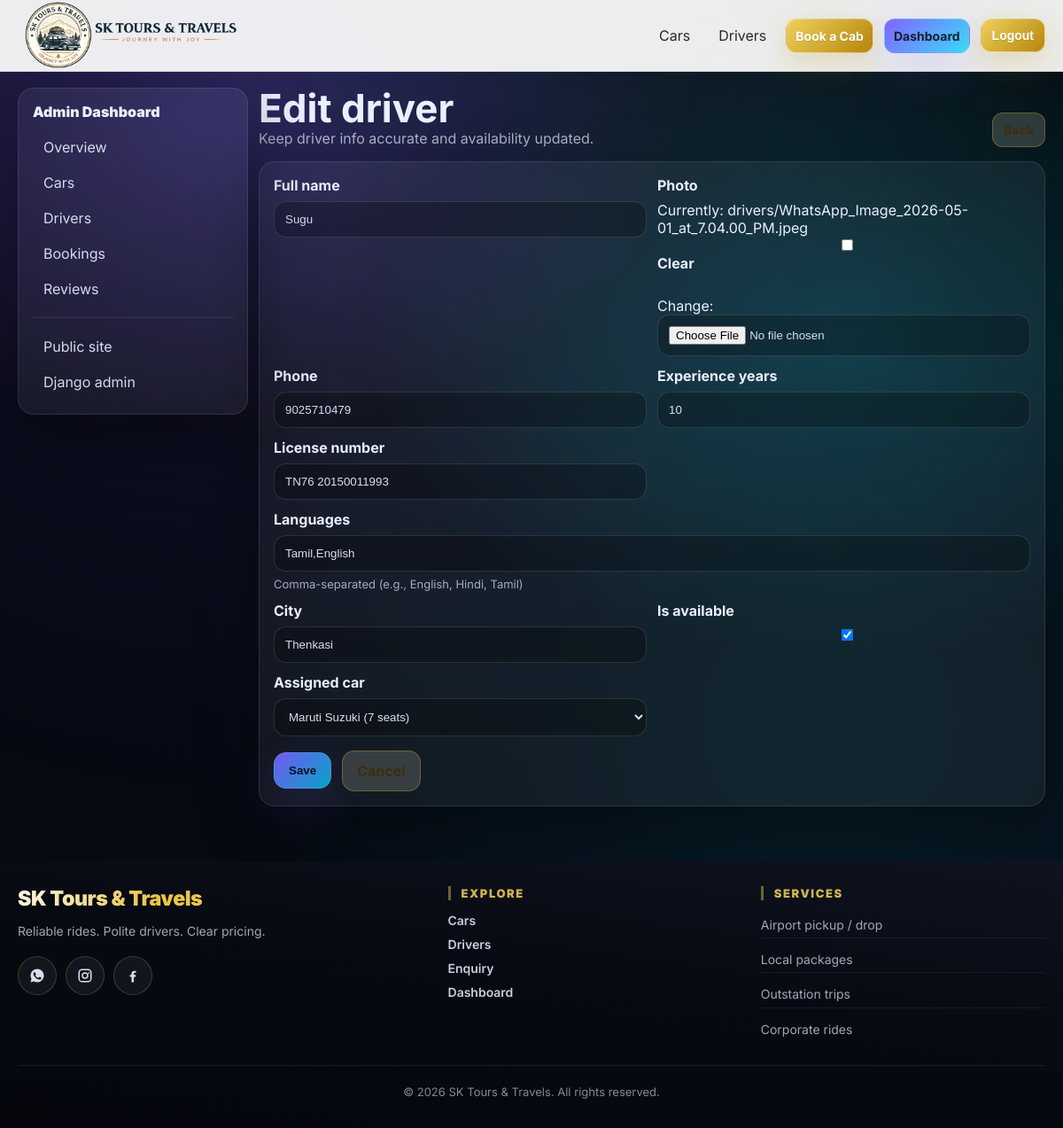
/dashboard/drivers/8/edit/ (signed in), run on the app's committed database.
### booking/models.py (models this page shows, shortened)
class Driver(models.Model):
    full_name = models.CharField(max_length=120)
    photo = models.ImageField(upload_to="drivers/", blank=True, null=True)
    phone = models.CharField(max_length=20)
    experience_years = models.PositiveIntegerField(default=1)
    license_number = models.CharField(max_length=64)
    languages = models.CharField(max_length=120, blank=True, help_text="Comma-separated (e.g., English, Hindi, Tamil)")
    city = models.CharField(max_length=80, blank=True)
    is_available = models.BooleanField(default=True)
    assigned_car = models.ForeignKey(Car, on_delete=models.SET_NULL, null=True, blank=True, related_name="drivers")
    created_at = models.DateTimeField(auto_now_add=True)
    class Meta:
        ordering = ["-is_available", "-experience_years", "full_name"]

### booking/views.py (the view)
# urls.py: path("dashboard/drivers/<int:pk>/edit/", views.dashboard_driver_edit, name="dashboard_driver_edit"),
@staff_required
def dashboard_driver_edit(request, pk: int):
    driver = get_object_or_404(Driver, pk=pk)
    if request.method == "POST":
        form = DriverForm(request.POST, request.FILES, instance=driver)
        if form.is_valid():
            form.save()
            messages.success(request, "Driver updated.")
            return redirect("dashboard_drivers")
        messages.error(request, "Please correct the errors below.")
    else:
        form = DriverForm(instance=driver)
    return render(request, "dashboard/driver_form.html", {"form": form, "mode": "edit", "driver": driver})

### booking/forms.py
class DriverForm(forms.ModelForm):
    class Meta:
        model = Driver
        fields = [
            "full_name",
            "photo",
            "phone",
            "experience_years",
            "license_number",
            "languages",
            "city",
            "is_available",
            "assigned_car",
        ]

### booking/models.py (called while the page is built)
    def __str__(self) -> str:
        return f"{self.name} ({self.seats} seats)"

### templates/dashboard/driver_form.html (shortened to what this page needs)
{% extends "dashboard/base.html" %}
{% block dash_content %}
  <div class="dash-head">
    <div>
      <h1>{% if mode == "edit" %}Edit driver{% else %}Add a new driver{% endif %}</h1>
      <div class="muted">Keep driver info accurate and availability updated.</div>
    </div>
    <a class="btn btn-sm btn-ghost" href="{% url 'dashboard_drivers' %}">Back</a>
  </div>
  <div class="card pad mt-16">
    <form method="post" enctype="multipart/form-data" novalidate>
      <div class="form-grid">
        {% for field in form %}
          <div class="field {% if field.name == 'languages' %}field-wide{% endif %}">
            <label>{{ field.label }}</label>
            {{ field }}
            {% if field.help_text %}<div class="muted small mt-6">{{ field.help_text }}</div>{% endif %}
          </div>
        {% endfor %}
      </div>
      <div class="form-actions mt-16">
        <button class="btn" type="submit" data-loading-btn>Save</button>
        <a class="btn btn-ghost" href="{% url 'dashboard_drivers' %}">Cancel</a>
      </div>
    </form>
  </div>
{% endblock %}

### static/css/styles.css (style rules this page uses)
:root { --bg:#070A12; --panel:rgba(255,255,255,.06); --panel2:rgba(255,255,255,.09); --text:#EAF0FF; --muted:rgba(234,240,255,.68); --brand:#7C5CFF; --brand2:#00D6FF; --ok:#2EE59D; --no:#FF5C7A; --warn:#FFB020; --shadow:0 20px 80px rgba(0,0,0,.45); --radius:18px; --radius2:26px; }
* { box-sizing:border-box }
html { scroll-behavior:smooth; }
html,body { height:100% }
body { margin:0; font-family:Inter,system-ui,-apple-system,Segoe UI,Roboto,Arial,sans-serif; background:radial-gradient(900px 600px at 20% 10%, rgba(124,92,255,.25), transparent 60%), radial-gradient(900px 600px at 80% 30%, rgba(0,214,255,.16), transparent 60%), var(--bg); color:var(--text); }
a { color:inherit;text-decoration:none }
.btn { display:inline-flex; align-items:center; justify-content:center; gap:8px; padding:12px 16px; border-radius:14px; border:1px solid rgba(255,255,255,.10); background: linear-gradient(135deg, rgba(124,92,255,.95), rgba(0,214,255,.75)); color:#071022; font-weight:700; box-shadow: 0 18px 50px rgba(124,92,255,.18); transition: transform .15s ease, filter .15s ease; }
.btn-ghost { background: rgba(255, 244, 214, 0.16); color: #3d2f0c; border: 1px solid rgba(201, 162, 39, 0.38); box-shadow: none; text-shadow: none; }
.btn-sm { padding:10px 12px; border-radius:12px; font-size:14px }
h1 { font-size:44px; line-height:1.06; margin:0 }
.muted { color:var(--muted) }
.small { font-size:13px }
.mt-6 { margin-top:6px }
.mt-16 { margin-top:16px }
.pad { padding:18px }
.card { padding:16px; border-radius: var(--radius); background: rgba(255,255,255,.05); border:1px solid rgba(255,255,255,.10); box-shadow: 0 16px 70px rgba(0,0,0,.35); transition: transform .18s ease, background .18s ease, border-color .18s ease; }
input,select,textarea { width:100%; padding:12px 12px; border-radius:14px; border:1px solid rgba(255,255,255,.12); background: rgba(0,0,0,.25); color: rgba(234,240,255,.92); outline:none; }
input::placeholder, textarea::placeholder { color:rgba(234,240,255,.45) }
select { cursor:pointer }
.form-grid { display:grid; grid-template-columns: repeat(2,1fr); gap:12px }
.field-wide { grid-column:1 / -1 }
.field label { display:block; font-weight:700; margin:0 0 8px }
.form-actions { display:flex; align-items:center; gap:12px; flex-wrap:wrap }
.dash-head { display:flex; align-items:flex-end; justify-content:space-between; gap:12px }

### data on the page
Driver: form "Sugu" "9025710479" "10" "TN76 20150011993" "Tamil,English" "Thenkasi" "☑" "Maruti Suzuki (7 seats)"

### other printed values
{{ field.label }} "Full name" "Photo" "Phone" "Experience years" "License number" "Languages" "City" "Is available" "Assigned car"
{{ field.help_text }} "Comma-separated (e.g., English, Hindi, Tamil)"
